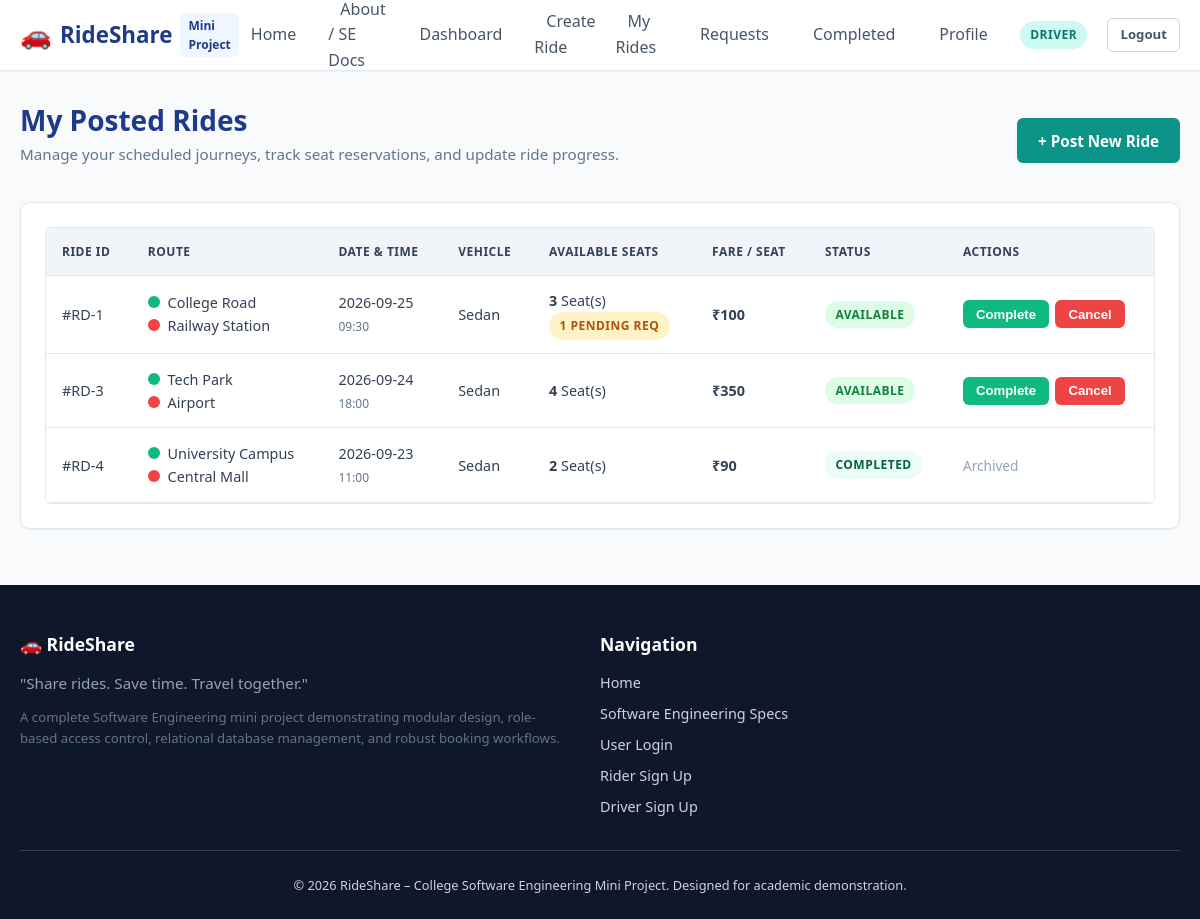
The page /driver/my-rides (signed in) on the database its author committed.
### tables this page shows
CREATE TABLE users (
    id INTEGER PRIMARY KEY AUTOINCREMENT,
    name TEXT NOT NULL,
    email TEXT NOT NULL UNIQUE,
    phone TEXT NOT NULL,
    password_hash TEXT NOT NULL,
    role TEXT NOT NULL CHECK(role IN ('rider', 'driver', 'admin')),
    status TEXT NOT NULL DEFAULT 'active' CHECK(status IN ('active', 'inactive')),
    created_at TIMESTAMP DEFAULT CURRENT_TIMESTAMP
);

CREATE TABLE rides (
    id INTEGER PRIMARY KEY AUTOINCREMENT,
    driver_id INTEGER NOT NULL,
    pickup_location TEXT NOT NULL,
    destination TEXT NOT NULL,
    ride_date TEXT NOT NULL,
    departure_time TEXT NOT NULL,
    available_seats INTEGER NOT NULL CHECK(available_seats >= 0),
    vehicle_type TEXT NOT NULL,
    fare_per_passenger REAL NOT NULL CHECK(fare_per_passenger >= 0),
    status TEXT NOT NULL DEFAULT 'Available' CHECK(status IN ('Available', 'Full', 'Ongoing', 'Completed', 'Cancelled')),
    created_at TIMESTAMP DEFAULT CURRENT_TIMESTAMP,
    FOREIGN KEY (driver_id) REFERENCES drivers(id) ON DELETE CASCADE
);

### routes/driver_routes.py (the view)
@driver_bp.route('/my-rides')
@role_required('driver')
def my_rides():
    driver = get_current_driver()
    rides = Ride.get_by_driver(driver['id'])
    return render_template('driver/my_rides.html', rides=rides)

### database/db.py (called while the page is built)
def get_db():
    if 'db' not in g:
        db_path = current_app.config.get('DATABASE_PATH')
        os.makedirs(os.path.dirname(db_path), exist_ok=True)
        g.db = sqlite3.connect(db_path)
        g.db.row_factory = sqlite3.Row
        g.db.execute("PRAGMA foreign_keys = ON;")
    return g.db

### models/driver.py (called while the page is built)
    @staticmethod
    def find_by_user_id(user_id):
        db = get_db()
        cursor = db.cursor()
        cursor.execute("""
            SELECT d.*, u.name, u.email, u.phone, u.status as user_status
            FROM drivers d
            JOIN users u ON d.user_id = u.id
            WHERE d.user_id = ?
        """, (user_id,))
        return cursor.fetchone()

### routes/driver_routes.py (called while the page is built)
def get_current_driver():
    user_id = session.get('user_id')
    return Driver.find_by_user_id(user_id)

### templates/driver/my_rides.html (shortened to what this page needs)
{% extends "base.html" %}
{% block content %}
<div class="card-header" style="border: none; padding: 0; margin-bottom: 1.5rem;">
    <div>
        <h2 style="color: var(--primary); margin: 0;">My Posted Rides</h2>
        <p style="color: var(--gray-600); font-size: 0.95rem; margin-top: 0.25rem;">
            Manage your scheduled journeys, track seat reservations, and update ride progress.
        </p>
    </div>
    <a href="{{ url_for('driver.create_ride') }}" class="btn btn-secondary">+ Post New Ride</a>
</div>
{% if rides %}
    <div class="card">
        <div class="table-responsive">
            <table class="table">
                <thead>
                    <tr>
                        <th>Ride ID</th>
                        <th>Route</th>
                        <th>Date & Time</th>
                        <th>Vehicle</th>
                        <th>Available Seats</th>
                        <th>Fare / Seat</th>
                        <th>Status</th>
                        <th>Actions</th>
                    </tr>
                </thead>
                <tbody>
                    {% for r in rides %}
                        <tr>
                            <td>#RD-{{ r['id'] }}</td>
                            <td>
                                <div><span class="route-dot pickup" style="display:inline-block; margin-right:4px;"></span> {{ r['pickup_location'] }}</div>
                                <div><span class="route-dot destination" style="display:inline-block; margin-right:4px;"></span> {{ r['destination'] }}</div>
                            </td>
                            <td>
                                {{ r['ride_date'] }}<br>
                                <small style="color: var(--gray-600);">{{ r['departure_time'] }}</small>
                            </td>
                            <td>{{ r['vehicle_type'] }}</td>
                            <td>
                                <strong>{{ r['available_seats'] }}</strong> Seat(s)<br>
                                {% if r['pending_requests'] > 0 %}
                                    <span class="badge badge-pending">{{ r['pending_requests'] }} pending req</span>
                                {% endif %}
                            </td>
                            <td><strong>₹{{ "%.0f"|format(r['fare_per_passenger']) }}</strong></td>
                            <td>
                                <span class="badge badge-{{ r['status']|lower }}">{{ r['status'] }}</span>
                            </td>
                            <td>
                                {% if r['status'] in ('Available', 'Full', 'Ongoing') %}
                                    <div style="display: flex; gap: 0.4rem; flex-wrap: wrap;">
                                        <form action="{{ url_for('driver.complete_ride', ride_id=r['id']) }}" method="POST" onsubmit="return confirm('Complete this ride? This marks the journey and accepted bookings as Completed.');">
                                            <button type="submit" class="btn btn-success btn-sm">Complete</button>
                                        </form>
                                        <form action="{{ url_for('driver.cancel_ride', ride_id=r['id']) }}" method="POST" onsubmit="return confirm('Cancel this ride? Any pending/accepted bookings will also be cancelled.');">
                                            <button type="submit" class="btn btn-danger btn-sm">Cancel</button>
                                        </form>
                                    </div>
                                {% else %}
                                    <span style="font-size: 0.85rem; color: var(--gray-500);">Archived</span>
                                {% endif %}
                            </td>
                        </tr>
                    {% endfor %}
                </tbody>
            </table>
        </div>
    </div>
{% endif %}
{% endblock %}

### templates/base.html (shortened to what this page needs)
<!DOCTYPE html>
<html lang="en">
<head>
    <link rel="stylesheet" href="{{ url_for('static', filename='css/style.css') }}">
    <link rel="stylesheet" href="https://unpkg.com/leaflet@1.9.4/dist/leaflet.css" />
</head>
<body>
    <header class="site-header">
        <div class="container">
            <nav class="navbar">
                <a href="{{ url_for('main.index') }}" class="brand-logo">
                    <span class="logo-icon">🚗</span>
                    <span>RideShare</span>
                    <span class="brand-badge">Mini Project</span>
                </a>
                <ul class="nav-links" id="navLinks">
                    <li><a href="{{ url_for('main.index') }}" class="nav-link">Home</a></li>
                    <li><a href="{{ url_for('main.about') }}" class="nav-link">About / SE Docs</a></li>
                    {% if session.get('user_id') %}
                        {% if session.get('role') == 'rider' %}
                            <li><a href="{{ url_for('rider.dashboard') }}" class="nav-link">Dashboard</a></li>
                            <li><a href="{{ url_for('rider.search') }}" class="nav-link">Find Ride</a></li>
                            <li><a href="{{ url_for('rider.my_bookings') }}" class="nav-link">My Bookings</a></li>
                            <li><a href="{{ url_for('rider.ride_history') }}" class="nav-link">History</a></li>
                            <li><a href="{{ url_for('main.profile') }}" class="nav-link">Profile</a></li>
                        {% elif session.get('role') == 'driver' %}
                            <li><a href="{{ url_for('driver.dashboard') }}" class="nav-link">Dashboard</a></li>
                            <li><a href="{{ url_for('driver.create_ride') }}" class="nav-link">Create Ride</a></li>
                            <li><a href="{{ url_for('driver.my_rides') }}" class="nav-link">My Rides</a></li>
                            <li><a href="{{ url_for('driver.ride_requests') }}" class="nav-link">Requests</a></li>
                            <li><a href="{{ url_for('driver.completed_rides') }}" class="nav-link">Completed</a></li>
                            <li><a href="{{ url_for('main.profile') }}" class="nav-link">Profile</a></li>
                        {% endif %}
                        <li>
                            <span class="role-badge {{ session.get('role') }}">
                                {{ session.get('role') }}
                            </span>
                        </li>
                        <li>
                            <a href="{{ url_for('auth.logout') }}" class="btn btn-outline btn-sm">Logout</a>
                        </li>
                    {% endif %}
                </ul>
            </nav>
        </div>
    </header>
    <main class="main-content">
        <div class="container">
            {% block content %}{% endblock %}
        </div>
    </main>
    <footer class="site-footer">
        <div class="container">
            <div class="footer-grid">
                <div>
                    <h3 class="footer-title">🚗 RideShare</h3>
                    <p style="color: #94a3b8; font-size: 0.95rem;">
                        "Share rides. Save time. Travel together."
                    </p>
                    <p style="color: #64748b; font-size: 0.825rem; margin-top: 0.5rem;">
                        A complete Software Engineering mini project demonstrating modular design, role-based access control, relational database management, and robust booking workflows.
                    </p>
                </div>
                <div>
                    <h4 class="footer-title">Navigation</h4>
                    <ul class="footer-links">
                        <li><a href="{{ url_for('main.index') }}">Home</a></li>
                        <li><a href="{{ url_for('main.about') }}">Software Engineering Specs</a></li>
                        <li><a href="{{ url_for('auth.login') }}">User Login</a></li>
                        <li><a href="{{ url_for('auth.register_rider') }}">Rider Sign Up</a></li>
                        <li><a href="{{ url_for('auth.register_driver') }}">Driver Sign Up</a></li>
                    </ul>
                </div>
            </div>
            <div class="footer-bottom">
                &copy; 2026 RideShare – College Software Engineering Mini Project. Designed for academic demonstration.
            </div>
        </div>
    </footer>
</body>
</html>

### rows shown on the page
users: get "DRIVER"
rides: id "1", pickup_location "College Road", destination "Railway Station", ride_date "2026-09-25", departure_time "09:30", vehicle_type "Sedan", available_seats "3", pending_requests "1", fare_per_passenger "100", status "AVAILABLE"
rides: id "3", pickup_location "Tech Park", destination "Airport", ride_date "2026-09-24", departure_time "18:00", vehicle_type "Sedan", available_seats "4", fare_per_passenger "350", status "AVAILABLE"
rides: id "4", pickup_location "University Campus", destination "Central Mall", ride_date "2026-09-23", departure_time "11:00", vehicle_type "Sedan", available_seats "2", fare_per_passenger "90", status "COMPLETED", shows "Archived"
